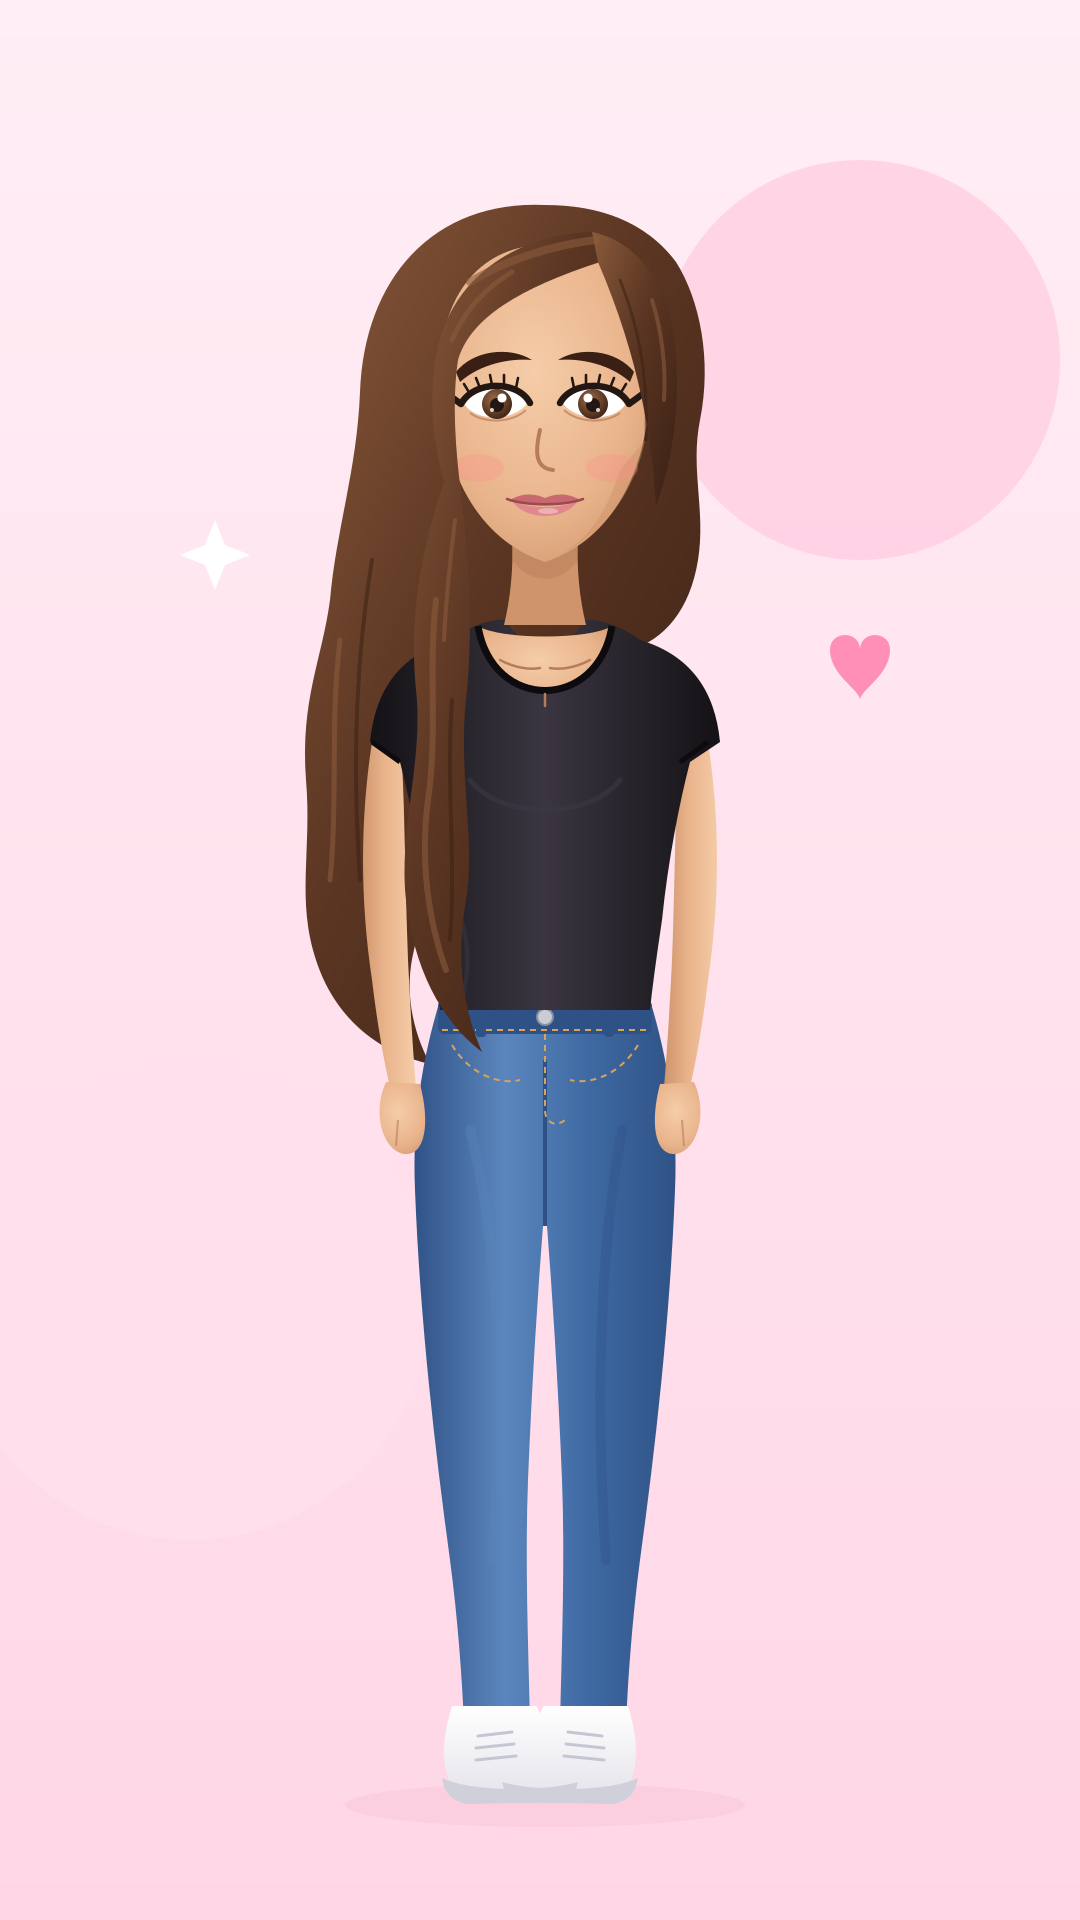

This chart was generated by the following Python code:
"""The 'skinny girl' character drawn 100% by code, same style as Sammy v2 (SVG curves, gradients, shading).

Based on the brand's character: long wavy brown hair swept to one side, big brown eyes with winged liner,
strong brows, tan skin, black scoop-neck tee, high-waisted skinny jeans, white sneakers.
Every part is its own group so it can be animated (blink, mouth shapes, arm moves).
    python demo_videos/her_v2.py out.png
"""
import sys

import cairosvg

SKIN, SKIN_SH, SKIN_HI, SKIN_LINE = "#e9b48c", "#cf946b", "#f5cda9", "#b77c58"
HAIR, HAIR_HI, HAIR_DK = "#5a3522", "#8a5a3b", "#3a2014"
TEE, TEE_HI = "#1f1c21", "#3a3540"
JEANS, JEANS_SH, JEANS_HI, STITCH = "#3f6aa3", "#2f5286", "#5b86bd", "#d9a35c"
INK = "#241612"


def eye(cx, flip=1, closed=False):
    """One eye at (cx, 405). flip=1 is the eye on the left of the picture (outer corner on the left)."""
    f = lambda x: cx + (x - 495) * flip
    if closed:
        return f"""<path d="M{f(528)},410 C{f(512)},424 {f(478)},424 {f(462)},408 L{f(449)},397" fill="none" stroke="{INK}" stroke-width="5" stroke-linecap="round" stroke-linejoin="round"/>"""
    lashes = "".join(f'<path d="M{f(x)},{y} L{f(x - dx)},{y - 10}" stroke="{INK}" stroke-width="2.6" stroke-linecap="round"/>'
                     for x, y, dx in ((470, 394, 6), (480, 388, 4), (492, 385, 2), (504, 385, 0), (516, 388, -2)))
    return f"""
      <path d="M{f(465)},405 C{f(475)},384 {f(517)},382 {f(528)},402 C{f(516)},421 {f(478)},423 {f(465)},405 Z" fill="#fff"/>
      <circle cx="{f(497)}" cy="404" r="15" fill="url(#iris)"/>
      <circle cx="{f(497)}" cy="405" r="7" fill="{INK}"/>
      <circle cx="{f(502)}" cy="398" r="4.5" fill="#fff"/><circle cx="{f(492)}" cy="410" r="2" fill="#fff" opacity=".8"/>
      <path d="M{f(530)},403 C{f(518)},380 {f(474)},380 {f(461)},404 L{f(446)},393" fill="none" stroke="{INK}" stroke-width="6.5" stroke-linecap="round" stroke-linejoin="round"/>
      <path d="M{f(470)},413 C{f(485)},424 {f(512)},423 {f(526)},410" fill="none" stroke="{SKIN_LINE}" stroke-width="2" opacity=".7"/>
      {lashes}"""


def mirror_path(d):
    """Mirror an 'x,y' path around x=540 (for the other arm, leg, shoe)."""
    out = []
    for tok in d.split():
        if "," in tok:
            x, y = tok.split(",")
            prefix = "".join(c for c in x if c.isalpha())
            xv = float(x.lstrip("MCLZ"))
            out.append(f"{prefix}{1080 - xv:g},{y}")
        else:
            out.append(tok)
    return " ".join(out)


def her(mouth="smile", blink=False):
    arm = "M372,742 C360,820 360,900 372,980 C378,1030 384,1060 390,1088 L416,1088 C412,1040 410,1000 408,960 C405,880 405,820 402,762 Z"
    hand = "M386,1082 C372,1112 382,1150 404,1154 C426,1156 430,1122 420,1084 Z"
    shoe = "M452,1706 C438,1750 442,1788 468,1800 L566,1800 C580,1788 576,1760 552,1734 C542,1720 538,1708 536,1706 Z"
    mouths = {
        "smile": f"""<path d="M510,500 C525,491 538,495 545,498 C552,495 565,491 580,500 C565,507 525,507 510,500 Z" fill="#c9686f"/>
                    <path d="M512,501 C526,521 564,521 578,501 C560,509 530,509 512,501 Z" fill="#e0888d"/>
                    <path d="M507,499 C525,506 565,506 583,499" fill="none" stroke="#9c4a52" stroke-width="2.6" stroke-linecap="round"/>
                    <ellipse cx="548" cy="511" rx="10" ry="3" fill="#fff" opacity=".35"/>""",
        "ah": f"""<path d="M512,496 C522,490 538,493 545,495 C552,493 568,490 578,496 C582,528 566,546 545,546 C524,546 508,528 512,496 Z" fill="#c9686f"/>
                 <path d="M517,500 C530,505 560,505 573,500 C574,524 562,538 545,538 C528,538 516,524 517,500 Z" fill="#6e2530"/>
                 <path d="M518,500 C532,506 558,506 572,500 L570,508 C556,512 534,512 520,508 Z" fill="#fff"/>
                 <ellipse cx="545" cy="530" rx="14" ry="6" fill="#e27b86"/>""",
        "oo": f"""<ellipse cx="545" cy="508" rx="17" ry="17" fill="#d0757b"/><ellipse cx="545" cy="508" rx="8" ry="9" fill="#6e2530"/>""",
    }
    return f"""
<svg xmlns="http://www.w3.org/2000/svg" width="1080" height="1920" viewBox="0 0 1080 1920">
  <defs>
    <linearGradient id="bg" x1="0" y1="0" x2="0" y2="1">
      <stop offset="0" stop-color="#ffeef5"/><stop offset="1" stop-color="#ffd6e6"/></linearGradient>
    <radialGradient id="skin" cx=".45" cy=".4" r=".75">
      <stop offset="0" stop-color="{SKIN_HI}"/><stop offset=".6" stop-color="{SKIN}"/><stop offset="1" stop-color="{SKIN_SH}"/></radialGradient>
    <linearGradient id="limb" x1="0" y1="0" x2="1" y2="0">
      <stop offset="0" stop-color="{SKIN_SH}"/><stop offset=".45" stop-color="{SKIN}"/><stop offset="1" stop-color="{SKIN_HI}"/></linearGradient>
    <radialGradient id="iris" cx=".4" cy=".35" r=".7">
      <stop offset="0" stop-color="#9a6a45"/><stop offset="1" stop-color="#3e2215"/></radialGradient>
    <linearGradient id="hair" x1="0" y1="0" x2="1" y2="1">
      <stop offset="0" stop-color="{HAIR_HI}"/><stop offset=".45" stop-color="{HAIR}"/><stop offset="1" stop-color="{HAIR_DK}"/></linearGradient>
    <linearGradient id="tee" x1="0" y1="0" x2="1" y2="0">
      <stop offset="0" stop-color="#141216"/><stop offset=".5" stop-color="{TEE_HI}"/><stop offset="1" stop-color="#141216"/></linearGradient>
    <linearGradient id="jeans" x1="0" y1="0" x2="1" y2="0">
      <stop offset="0" stop-color="{JEANS_SH}"/><stop offset=".35" stop-color="{JEANS_HI}"/><stop offset=".65" stop-color="{JEANS}"/><stop offset="1" stop-color="{JEANS_SH}"/></linearGradient>
    <linearGradient id="shoe" x1="0" y1="0" x2="0" y2="1">
      <stop offset="0" stop-color="#ffffff"/><stop offset="1" stop-color="#e3e3ea"/></linearGradient>
    <filter id="soft" x="-30%" y="-30%" width="160%" height="160%"><feGaussianBlur stdDeviation="16"/></filter>
  </defs>

  <rect width="1080" height="1920" fill="url(#bg)"/>
  <circle cx="860" cy="360" r="200" fill="#ffc3da" opacity=".55"/>
  <circle cx="190" cy="1300" r="240" fill="#ffe0ec" opacity=".8"/>
  <path d="M830,650 C830,630 860,630 860,650 C860,630 890,630 890,650 C890,675 860,690 860,700 C860,690 830,675 830,650 Z" fill="#ff7aa8" opacity=".8"/>
  <path d="M215,520 L225,545 L250,555 L225,565 L215,590 L205,565 L180,555 L205,545 Z" fill="#fff"/>
  <ellipse cx="545" cy="1805" rx="200" ry="22" fill="#d98aa9" opacity=".35" filter="url(#soft)"/>

  <!-- hair behind her: full and wavy, long on the left, tucked behind the shoulder on the right -->
  <g id="hair_back">
    <path d="M545,205 C432,200 364,280 360,392 C357,470 336,530 330,600 C322,660 300,700 306,780
             C312,850 296,900 316,960 C334,1016 376,1052 430,1064 C412,1030 404,990 414,950
             C426,900 412,860 418,810 L470,640 L630,650 C664,640 690,610 698,560
             C706,510 690,470 700,420 C712,360 700,300 676,262 C646,222 600,205 545,205 Z" fill="url(#hair)"/>
  </g>
  <!-- legs: jeans and shoes -->
  <g id="legs">
    <path d="M440,1000 L650,1000 C668,1060 678,1120 675,1190 C670,1320 655,1450 640,1560 C632,1620 628,1680 626,1722
             L560,1722 C562,1640 565,1560 562,1480 C558,1380 552,1290 547,1226 L543,1226 C538,1290 532,1380 528,1480
             C525,1560 528,1640 530,1722 L464,1722 C462,1680 458,1620 450,1560 C435,1450 420,1320 415,1190 C412,1120 422,1060 440,1000 Z" fill="url(#jeans)"/>
    <path d="M545,1060 L545,1226" stroke="{JEANS_SH}" stroke-width="4"/>
    <path d="M470,1130 C500,1250 505,1400 492,1560" fill="none" stroke="{JEANS_HI}" stroke-width="10" opacity=".35" stroke-linecap="round"/>
    <path d="M622,1130 C600,1250 595,1400 606,1560" fill="none" stroke="{JEANS_SH}" stroke-width="10" opacity=".35" stroke-linecap="round"/>
    <rect x="438" y="1000" width="214" height="34" rx="6" fill="{JEANS_SH}"/>
    <path d="M442,1030 L648,1030" stroke="{STITCH}" stroke-width="2" stroke-dasharray="6 5"/>
    <circle cx="545" cy="1017" r="8" fill="#c9ccd6" stroke="#8b8f9c" stroke-width="2"/>
    <path d="M545,1034 L545,1110 C545,1122 555,1128 565,1120" fill="none" stroke="{STITCH}" stroke-width="2" stroke-dasharray="6 5"/>
    <path d="M452,1045 C470,1075 500,1085 520,1080" fill="none" stroke="{STITCH}" stroke-width="2" stroke-dasharray="6 5"/>
    <path d="M638,1045 C620,1075 590,1085 570,1080" fill="none" stroke="{STITCH}" stroke-width="2" stroke-dasharray="6 5"/>
    <rect x="476" y="995" width="10" height="42" rx="3" fill="{JEANS_SH}"/><rect x="604" y="995" width="10" height="42" rx="3" fill="{JEANS_SH}"/>
    <path d="M470,1716 C478,1726 520,1726 528,1716 L530,1730 L468,1730 Z" fill="{SKIN_SH}"/>
    <path d="M{1080-528},1716 C{1080-520},1726 {1080-478},1726 {1080-470},1716 L{1080-468},1730 L{1080-530},1730 Z" fill="{SKIN_SH}"/>
    <path d="{shoe}" fill="url(#shoe)"/><path d="{mirror_path(shoe)}" fill="url(#shoe)"/>
    <path d="M442,1778 C470,1792 544,1792 578,1782 L572,1802 L468,1804 C452,1802 444,1792 442,1778 Z" fill="#cfd0da"/>
    <path d="M{1080-442},1778 C{1080-470},1792 {1080-544},1792 {1080-578},1782 L{1080-572},1802 L{1080-468},1804 C{1080-452},1802 {1080-444},1792 {1080-442},1778 Z" fill="#cfd0da"/>
    <g stroke="#c4c6d2" stroke-width="3" stroke-linecap="round">
      <path d="M478,1736 L512,1732"/><path d="M476,1748 L514,1744"/><path d="M476,1760 L516,1756"/>
      <path d="M{1080-478},1736 L{1080-512},1732"/><path d="M{1080-476},1748 L{1080-514},1744"/><path d="M{1080-476},1760 L{1080-516},1756"/>
    </g>
  </g>

  <!-- arms -->
  <g id="arm_r"><path d="{arm}" fill="url(#limb)"/><path d="{hand}" fill="url(#skin)"/>
    <path d="M398,1120 L396,1146" stroke="{SKIN_LINE}" stroke-width="2" opacity=".6"/></g>
  <g id="arm_l"><path d="{mirror_path(arm)}" fill="url(#limb)"/><path d="{mirror_path(hand)}" fill="url(#skin)"/>
    <path d="M682,1120 L684,1146" stroke="{SKIN_LINE}" stroke-width="2" opacity=".6"/></g>

  <!-- torso: fitted black tee -->
  <g id="torso">
    <path d="M450,640 C470,625 495,618 506,620 C520,652 570,652 584,620 C595,618 620,625 640,640 C690,655 715,690 720,742
             L690,762 C680,800 668,860 662,920 C656,960 652,990 650,1010 L440,1010 C438,990 434,960 428,920 C422,860 410,800 400,762
             L370,742 C375,690 400,655 450,640 Z" fill="url(#tee)"/>
    <path d="M478,626 C492,712 598,712 612,626 C590,640 500,640 478,626 Z" fill="url(#skin)"/>
    <path d="M478,626 C492,712 598,712 612,626" fill="none" stroke="#0d0b0e" stroke-width="7"/>
    <path d="M500,660 C515,668 530,670 540,668" fill="none" stroke="{SKIN_LINE}" stroke-width="2.5" stroke-linecap="round"/>
    <path d="M590,660 C575,668 560,670 550,668" fill="none" stroke="{SKIN_LINE}" stroke-width="2.5" stroke-linecap="round"/>
    <path d="M545,694 L545,706" stroke="{SKIN_LINE}" stroke-width="2.5" stroke-linecap="round"/>
    <path d="M470,780 C500,820 590,820 620,780" fill="none" stroke="#3d3844" stroke-width="5" opacity=".6" stroke-linecap="round"/>
    <path d="M455,900 C470,940 470,970 462,1000" fill="none" stroke="#3d3844" stroke-width="4" opacity=".5" stroke-linecap="round"/>
    <path d="M372,742 L400,762" stroke="#0d0b0e" stroke-width="5"/><path d="M708,742 L680,762" stroke="#0d0b0e" stroke-width="5"/>
  </g>

  <!-- head -->
  <g id="head">
    <path d="M512,530 C514,570 510,600 504,625 L586,625 C580,600 576,570 578,530 Z" fill="{SKIN_SH}"/>
    <path d="M512,540 C530,565 560,565 578,540 L578,560 C560,585 530,585 512,560 Z" fill="#b97e5a" opacity=".5"/>
    <path d="M440,380 C438,290 485,245 545,245 C605,245 652,290 650,380 C650,470 612,540 545,562 C478,540 440,470 440,380 Z" fill="url(#skin)"/>
    <path d="M620,470 C605,520 580,548 545,562 C590,545 632,505 645,440 Z" fill="{SKIN_SH}" opacity=".45"/>
    <!-- brows -->
    <path d="M456,372 C473,350 510,346 532,360 C510,358 480,364 460,382 Z" fill="{HAIR_DK}"/>
    <path d="M634,372 C617,350 580,346 558,360 C580,358 610,364 630,382 Z" fill="{HAIR_DK}"/>
    <g id="eyes">{eye(495, 1, blink)}{eye(595, -1, blink)}</g>
    <path d="M540,430 C534,456 537,468 553,470" fill="none" stroke="{SKIN_LINE}" stroke-width="4" stroke-linecap="round"/>
    <ellipse cx="478" cy="468" rx="26" ry="14" fill="#ff8a8a" opacity=".28"/>
    <ellipse cx="612" cy="468" rx="26" ry="14" fill="#ff8a8a" opacity=".28"/>
    <g id="mouth">{mouths[mouth]}</g>
  </g>

  <!-- hair in front: side part, a big wave framing the face and falling over the left shoulder -->
  <g id="hair_front">
    <path d="M592,232 C522,234 456,272 438,346 C428,392 432,440 444,482
             C424,540 408,610 416,690 C424,760 398,830 406,900 C414,968 440,1020 482,1052
             C462,1006 456,958 466,900 C476,844 458,770 466,700 C474,630 468,560 462,500
             C455,450 452,400 458,360 C470,318 520,288 600,262 Z" fill="url(#hair)"/>
    <path d="M592,232 C640,242 672,288 676,356 C680,418 670,468 656,506 C652,440 640,360 598,262 Z" fill="url(#hair)"/>
    <g fill="none" stroke="{HAIR_HI}" stroke-linecap="round" opacity=".6">
      <path d="M470,282 C512,256 562,244 596,240" stroke-width="8"/>
      <path d="M452,340 C466,308 486,288 512,272" stroke-width="5"/>
      <path d="M436,600 C428,670 438,730 428,800 C420,860 428,920 446,970" stroke-width="6"/>
      <path d="M455,520 C450,560 446,600 444,640" stroke-width="4"/>
      <path d="M652,300 C662,332 666,366 664,400" stroke-width="4"/>
      <path d="M340,640 C330,720 338,800 330,880" stroke-width="5"/>
    </g>
    <g fill="none" stroke="{HAIR_DK}" stroke-linecap="round" opacity=".55">
      <path d="M452,700 C446,780 456,860 450,940" stroke-width="4"/>
      <path d="M372,560 C356,660 352,760 360,880" stroke-width="4"/>
      <path d="M620,280 C640,330 648,380 646,440" stroke-width="3"/>
    </g>
  </g>
</svg>"""


if __name__ == "__main__":
    out = sys.argv[1] if len(sys.argv) > 1 else "her_v2.png"
    cairosvg.svg2png(bytestring=her().encode(), write_to=out)
    print("saved", out)
